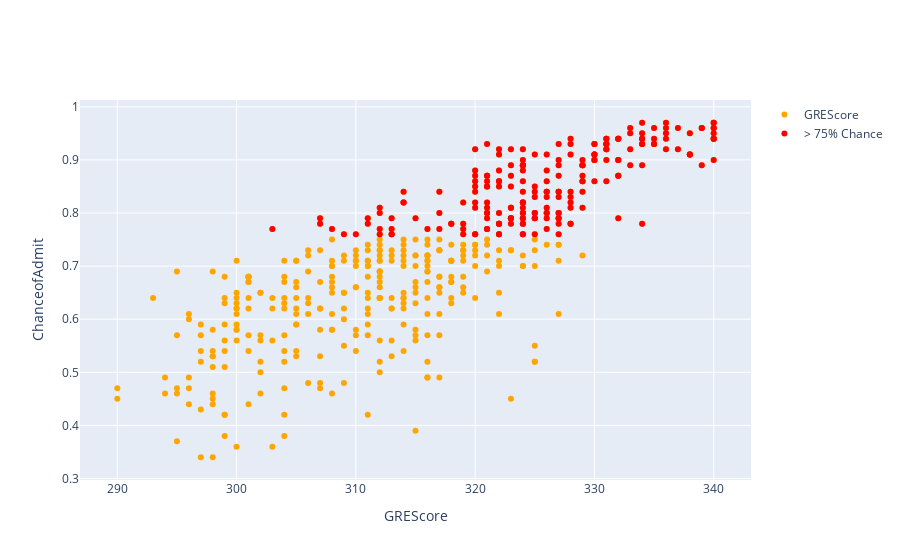
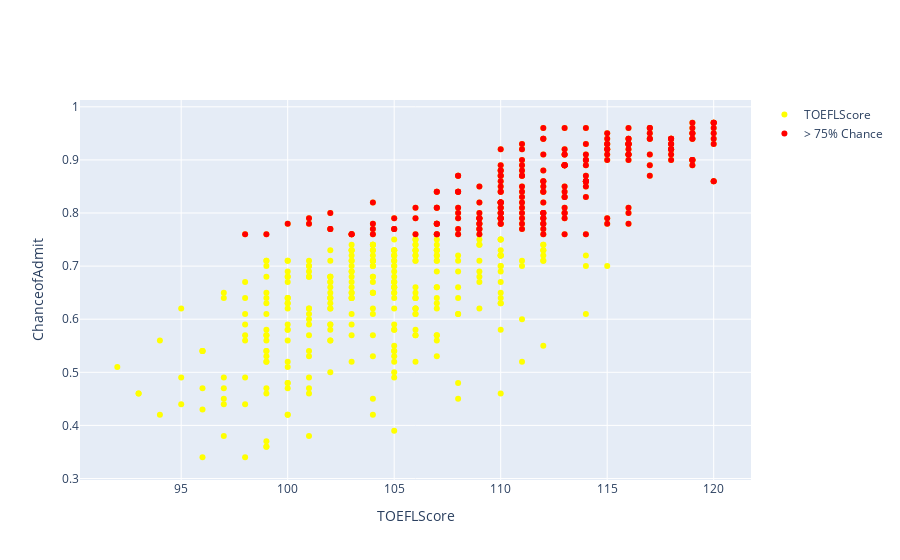
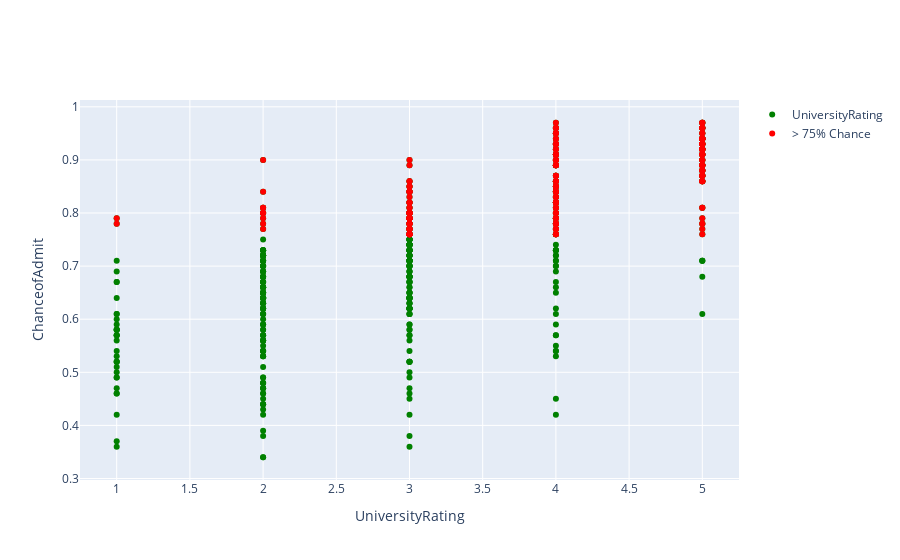
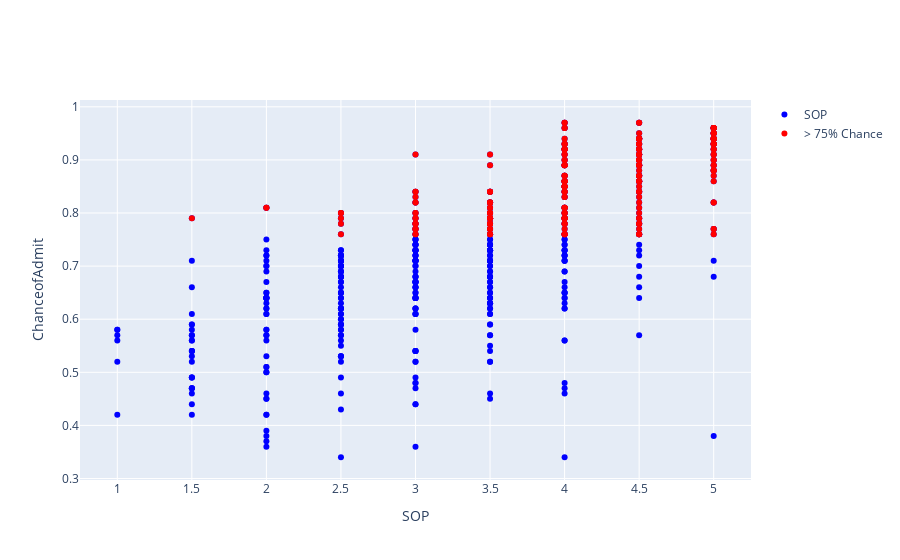

The notebook cell these images were saved under, in order:
### Code cell
x=0
for i in cols:
    plot_data = [
        go.Scatter(
            x=df[i],
            y=df['ChanceofAdmit'],
            mode = "markers",
            name=i,
            marker = dict(color = color[x])

            ),
        go.Scatter(
            x=query1[i],
            y=query1['ChanceofAdmit'],
            mode = "markers",
            name='> 75% Chance',
            marker = dict(color = 'Red')

            ),

    ]
    plot_layout = go.Layout(
            #title=i,
            yaxis_title='ChanceofAdmit',
            xaxis_title=i
        )
    fig = go.Figure(data=plot_data, layout=plot_layout)
    pyoff.iplot(fig)
    x+=1

### Figure 1 — Plotly figure (JSON) as saved in the notebook; plotly's stock layout.template omitted (floating-point values rounded to 4 significant figures; data arrays with more than 128 entries replaced by an {"elided": "..."} marker saying what was removed)
{"data": [{"marker": {"color": "Orange"}, "mode": "markers", "name": "GREScore", "type": "scatter", "x": {"elided": "500 int values"}, "y": {"elided": "500 float values"}}, {"marker": {"color": "Red"}, "mode": "markers", "name": "> 75% Chance", "type": "scatter", "x": {"elided": "210 int values"}, "y": {"elided": "210 float values"}}], "layout": {"xaxis": {"title": {"text": "GREScore"}}, "yaxis": {"title": {"text": "ChanceofAdmit"}}}}

### Figure 2 — Plotly figure (JSON) as saved in the notebook; plotly's stock layout.template omitted (floating-point values rounded to 4 significant figures; data arrays with more than 128 entries replaced by an {"elided": "..."} marker saying what was removed)
{"data": [{"marker": {"color": "Yellow"}, "mode": "markers", "name": "TOEFLScore", "type": "scatter", "x": {"elided": "500 int values"}, "y": {"elided": "500 float values"}}, {"marker": {"color": "Red"}, "mode": "markers", "name": "> 75% Chance", "type": "scatter", "x": {"elided": "210 int values"}, "y": {"elided": "210 float values"}}], "layout": {"xaxis": {"title": {"text": "TOEFLScore"}}, "yaxis": {"title": {"text": "ChanceofAdmit"}}}}

### Figure 3 — Plotly figure (JSON) as saved in the notebook; plotly's stock layout.template omitted (floating-point values rounded to 4 significant figures; data arrays with more than 128 entries replaced by an {"elided": "..."} marker saying what was removed)
{"data": [{"marker": {"color": "Green"}, "mode": "markers", "name": "UniversityRating", "type": "scatter", "x": {"elided": "500 int values"}, "y": {"elided": "500 float values"}}, {"marker": {"color": "Red"}, "mode": "markers", "name": "> 75% Chance", "type": "scatter", "x": {"elided": "210 int values"}, "y": {"elided": "210 float values"}}], "layout": {"xaxis": {"title": {"text": "UniversityRating"}}, "yaxis": {"title": {"text": "ChanceofAdmit"}}}}

### Figure 4 — Plotly figure (JSON) as saved in the notebook; plotly's stock layout.template omitted (floating-point values rounded to 4 significant figures; data arrays with more than 128 entries replaced by an {"elided": "..."} marker saying what was removed)
{"data": [{"marker": {"color": "Blue"}, "mode": "markers", "name": "SOP", "type": "scatter", "x": {"elided": "500 float values"}, "y": {"elided": "500 float values"}}, {"marker": {"color": "Red"}, "mode": "markers", "name": "> 75% Chance", "type": "scatter", "x": {"elided": "210 float values"}, "y": {"elided": "210 float values"}}], "layout": {"xaxis": {"title": {"text": "SOP"}}, "yaxis": {"title": {"text": "ChanceofAdmit"}}}}
